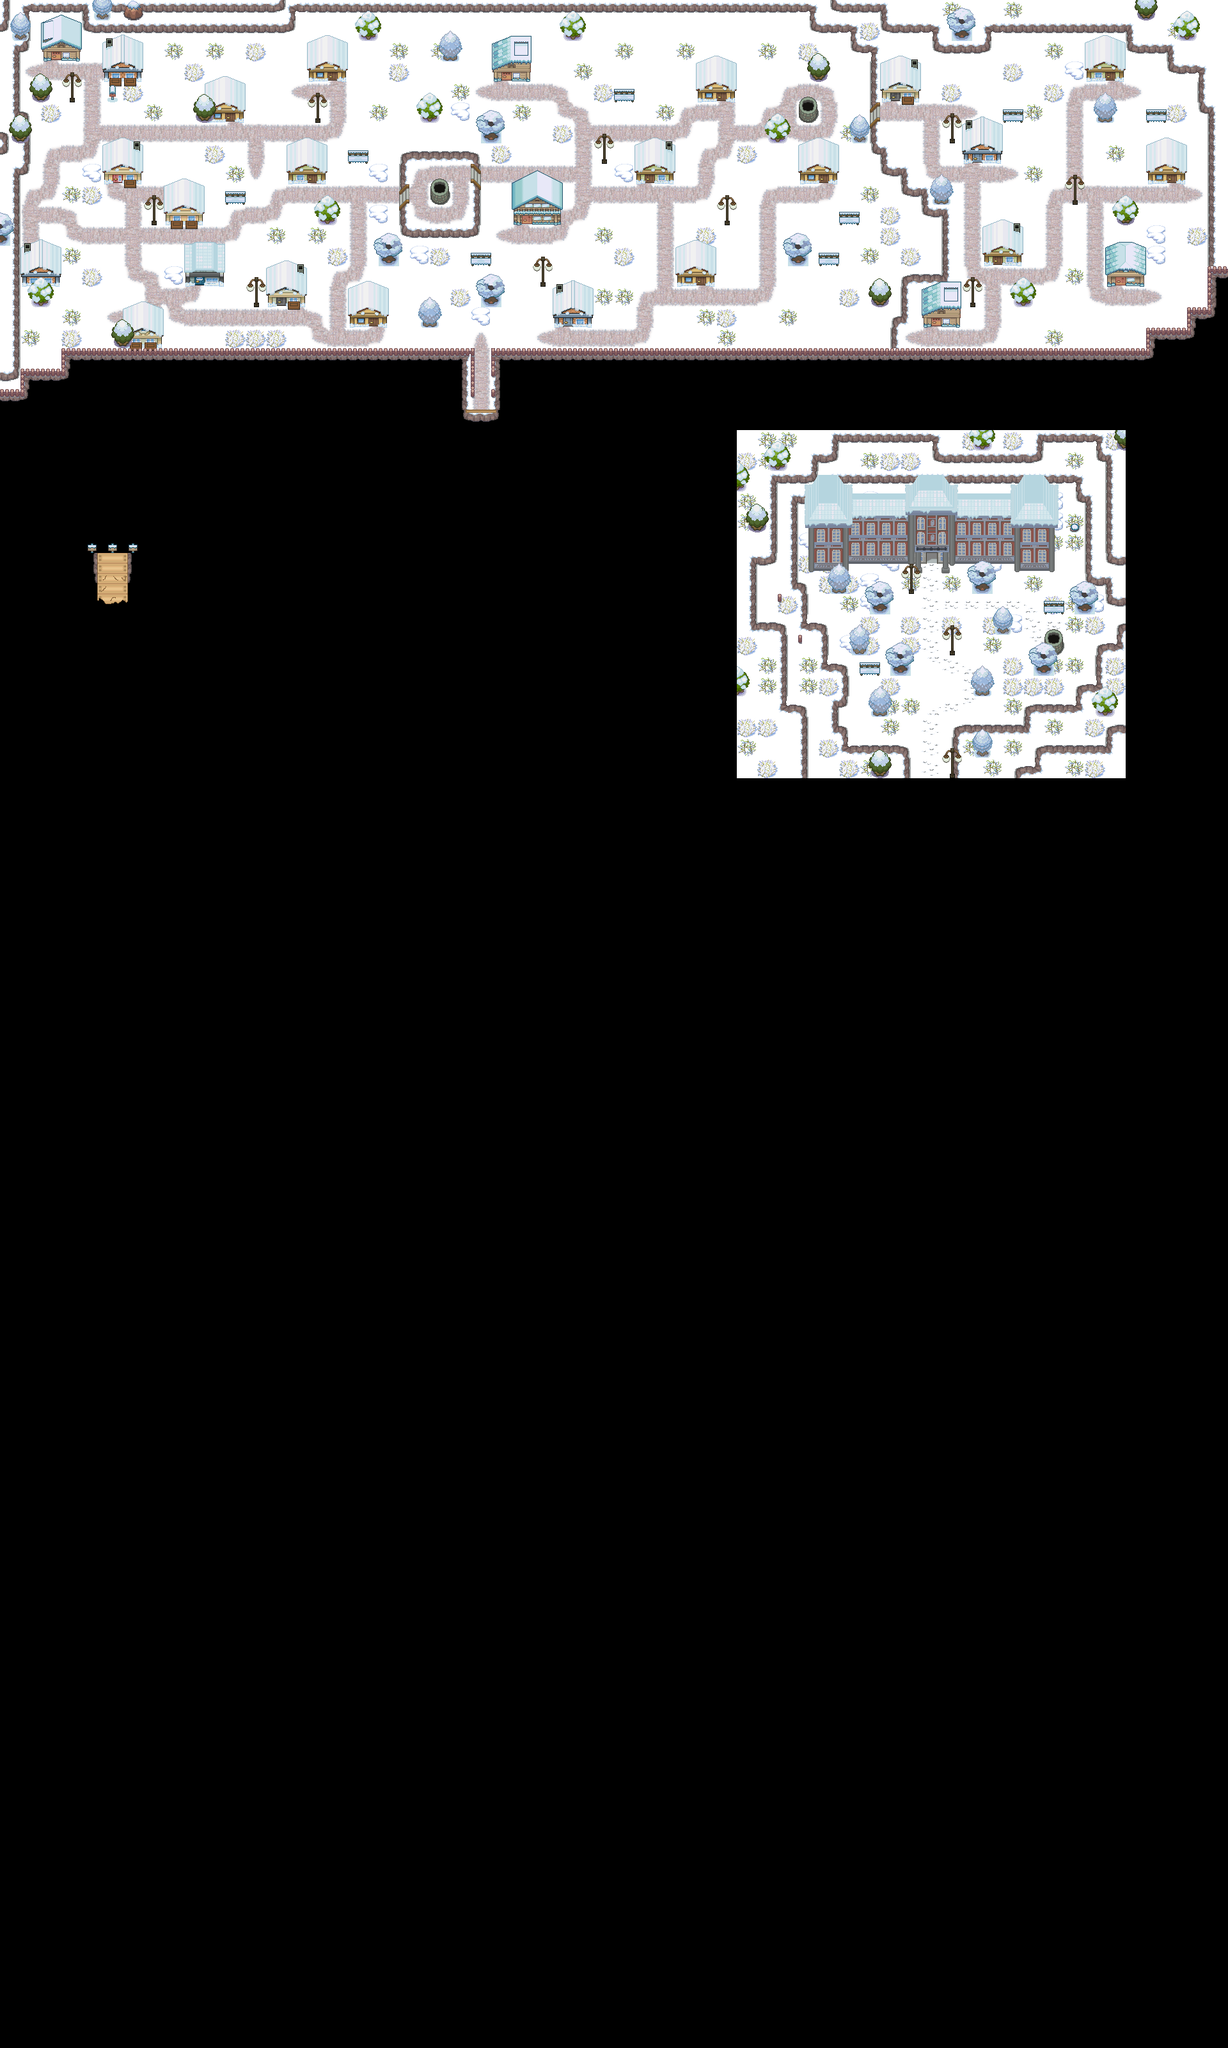

This is a level from a 2D game, rendered from its Tiled map with the project's own tilesets. A one-line summary and the map file follow, with tile-layer data summarised:
An orthogonal 60x100 tile map with 32x32 px tiles, 5 tile layers (background, relief, collisions_ID, collisions, ...) and 246 objects (33x c).

<map version="1.0" tiledversion="1.1.2" orientation="orthogonal" renderorder="right-down" width="60" height="100" tilewidth="32" tileheight="32" infinite="0" nextobjectid="404">
 <tileset firstgid="1" name="gg" tilewidth="32" tileheight="32" tilecount="961" columns="31">
  <image source="gg.png" width="1000" height="1000" />
 </tileset>
 <layer name="background" width="60" height="100">
  <data>[6000 cells, 6000 non-empty, 39 distinct tile ids]</data>
 </layer>
 <layer name="relief" width="60" height="100">
  <data>[6000 cells, 352 non-empty, 54 distinct tile ids]</data>
 </layer>
 <layer name="collisions_ID" width="60" height="100">
  <data>[6000 cells, 238 non-empty, 167 distinct tile ids]</data>
 </layer>
 <layer name="collisions" width="60" height="100">
  <data>[6000 cells, 287 non-empty, 36 distinct tile ids]</data>
 </layer>
 <layer name="profondeur" width="60" height="100">
  <data>[6000 cells, 353 non-empty, 125 distinct tile ids]</data>
 </layer>
 <objectgroup name="objects">
  <object id="146" x="109.004" y="152.975" width="7.97708" height="7.0125" />
  <object id="147" x="236.979" y="345.026" width="7.97708" height="7.0125" />
  <object id="148" x="493.055" y="185.028" width="7.97708" height="7.0125" />
  <object id="149" x="397.01" y="472.995" width="7.97708" height="7.0125" />
  <object id="150" x="845.01" y="441.006" width="7.97708" height="7.0125" />
  <object id="151" x="940.995" y="249.01" width="7.97708" height="7.0125" />
  <object id="152" x="1133.01" y="345.028" width="7.97708" height="7.0125" />
  <object id="153" x="1485.01" y="217.026" width="7.97708" height="7.0125" />
  <object id="154" x="1677.01" y="313.026" width="7.97708" height="7.0125" />
  <object id="155" x="1517.01" y="472.984" width="7.97708" height="7.0125" />
  <object id="156" x="76.4102" y="407.012" width="7" height="7">
   <ellipse />
  </object>
  <object id="157" type="c" x="21.8741" y="203.157" width="20" height="20">
   <ellipse />
  </object>
  <object id="158" type="c" x="54.0929" y="138.97" width="20" height="20">
   <ellipse />
  </object>
  <object id="159" type="c" x="309.782" y="169.784" width="20" height="20">
   <ellipse />
  </object>
  <object id="160" type="c" x="53.9121" y="458.349" width="20" height="20">
   <ellipse />
  </object>
  <object id="161" type="c" x="181.999" y="522.439" width="20" height="20">
   <ellipse />
  </object>
  <object id="162" type="c" x="661.912" y="493.044" width="20" height="20">
   <ellipse />
  </object>
  <object id="163" type="c" x="757.521" y="456.175" width="20" height="20">
   <ellipse />
  </object>
  <object id="164" type="c" x="757.999" y="200.532" width="20" height="20">
   <ellipse />
  </object>
  <object id="165" type="c" x="662.124" y="170.814" width="20" height="20">
   <ellipse />
  </object>
  <object id="166" type="c" x="598.343" y="392.72" width="20" height="20">
   <ellipse />
  </object>
  <object id="167" type="c" x="501.679" y="331.72" width="20" height="20">
   <ellipse />
  </object>
  <object id="168" type="c" x="1238" y="392.392" width="20" height="20">
   <ellipse />
  </object>
  <object id="169" type="c" x="1206.22" y="202.871" width="20" height="20">
   <ellipse />
  </object>
  <object id="170" type="c" x="1334.09" y="202.958" width="20" height="20">
   <ellipse />
  </object>
  <object id="171" type="c" x="1270" y="106.175" width="20" height="20">
   <ellipse />
  </object>
  <object id="172" type="c" x="1461.91" y="301.183" width="20" height="20">
   <ellipse />
  </object>
  <object id="173" type="c" x="1589.7" y="458.697" width="20" height="20">
   <ellipse />
  </object>
  <object id="174" type="c" x="1749.63" y="329.814" width="20" height="20">
   <ellipse />
  </object>
  <object id="175" type="c" x="1717.74" y="172.958" width="20" height="20">
   <ellipse />
  </object>
  <object id="176" x="672.908" y="289.819" width="29" height="29">
   <ellipse />
  </object>
  <object id="177" x="1249.06" y="161.689" width="29" height="29">
   <ellipse />
  </object>
  <object id="178" x="32.2491" y="576.251" width="69.75" height="11.75" />
  <object id="179" x="96.4991" y="544.251" width="6" height="31.75" />
  <object id="180" x="103.181" y="544.137" width="638.818" height="11.6818" />
  <object id="181" x="735.749" y="544.546" width="6.43182" height="74.9545" />
  <object id="182" x="768.499" y="543.751" width="5.75" height="45.5" />
  <object id="183" x="768.249" y="543.751" width="1029.57" height="12.4318" />
  <object id="184" x="1792.18" y="512.001" width="5.81818" height="31.8182" />
  <object id="185" x="1792.36" y="511.819" width="69.6364" height="12.3636" />
  <object id="186" x="1855.82" y="480.001" width="6.18182" height="35.6364" />
  <object id="187" x="1856" y="479.819" width="38" height="12" />
  <object id="188" x="1888" y="416.001" width="6" height="75.8182" />
  <object id="189" x="1890" y="176.001" width="7.81818" height="239.955" />
  <object id="190" x="1874.13" y="113.626" width="7.75" height="46.5" />
  <object id="191" x="1842.13" y="107.376" width="39.625" height="7.375" />
  <object id="192" x="1825.75" y="79.3756" width="9.125" height="32.25" />
  <object id="193" x="1777.74" y="74.6256" width="51.1359" height="8.11413" />
  <object id="194" x="1762.27" y="49.7279" width="10.9091" height="24.5455" />
  <object id="195" x="1550.17" y="39.5006" width="212.826" height="11.6304" />
  <object id="196" x="1545.38" y="39.6256" width="4.375" height="24.375" />
  <object id="197" x="1474.75" y="77.1256" width="60.625" height="5.625" />
  <object id="198" x="1458.13" y="49.7506" width="12.875" height="24.875" />
  <object id="199" x="1393.45" y="40.1824" width="68.3636" height="10.7273" />
  <object id="200" x="1313.64" y="6.72785" width="64.9091" height="12.1818" />
  <object id="201" x="1379.04" y="13.6963" width="7.86957" height="31.5217" />
  <object id="202" x="1394.06" y="511.626" width="9" height="31.875" />
  <object id="203" x="1400.13" y="495.189" width="15.9375" height="10.25" />
  <object id="204" x="1410.06" y="439.439" width="8.3125" height="64.5625" />
  <object id="205" x="1426.38" y="428.876" width="57.4375" height="13.25" />
  <object id="206" x="1473.88" y="326.064" width="10.25" height="109.75" />
  <object id="207" x="1456.5" y="325.939" width="27.5625" height="13" />
  <object id="208" x="1442.06" y="294.626" width="9.9375" height="33.0625" />
  <object id="209" x="1421.25" y="293.064" width="30" height="13.8125" />
  <object id="210" x="1410.25" y="261.501" width="8.75" height="33.75" />
  <object id="211" x="1393.44" y="261.876" width="19.6875" height="13" />
  </objectgroup>
</map>
<!-- 180 of 246 objects omitted -->
